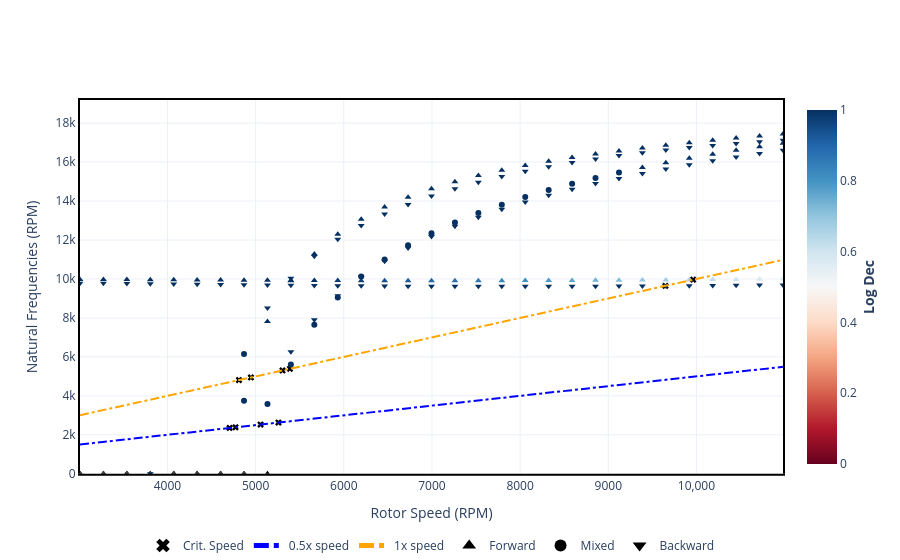

This figure's notebook cell:
### Markdown cell above
### 1.3.2 Plotting results

Now that the results are stored, use `.plot()` method to display the Campbell Diagram plot.

For the Campbell Diagram, you can plot more than one harmonic. As default, the plot display only the 1x speed option. 
Input a list with more harmonics to display it at the graph.

### Code cell
campbell.plot(harmonics=[0.5, 1])

### Figure 1 — Plotly figure (JSON) as saved in the notebook; plotly's stock layout.template omitted (floating-point values rounded to 4 significant figures)
{"data": [{"hovertemplate": "Frequency (RPM): %{y:.2f}<br>Critical Speed (RPM): %{x:.2f}", "legendgroup": "Crit. Speed", "marker": {"color": "black", "symbol": "x"}, "mode": "markers", "name": "Crit. Speed", "showlegend": true, "type": "scatter", "x": [5259.0, 5389.0, 9648.0, 5056.0, 5305.0, 9962.0, 4772.0, 4947.0, 4704.0, 4811.0], "y": [2629.0, 5389.0, 9648.0, 2528.0, 5305.0, 9962.0, 2386.0, 4947.0, 2352.0, 4811.0]}, {"hoverinfo": "none", "legendgroup": "Forward", "marker": {"color": [null, null, null, null, null, null, null, null, null], "coloraxis": "coloraxis", "symbol": "triangle-up"}, "mode": "markers", "name": "Forward", "showlegend": false, "type": "scatter", "x": [3008.0, 3274.0, 3540.0, 3805.0, 4071.0, 4337.0, 4603.0, 4869.0, 5134.0], "y": [0, 0, 0, 0, 0, 0, 0, 0, 0]}, {"hoverinfo": "none", "legendgroup": "Forward", "marker": {"color": [null, null, null, null, null, null, null, null, 0.9621, 0.9418, 0.9208, 0.8993, 0.8773, 0.8549, 0.8323, 0.8095, 0.7866, 0.7636, 0.7406, 0.7176, 0.6946, 0.6717, 0.6489, 0.6261, 0.6034, 0.5809, 0.5584], "coloraxis": "coloraxis", "symbol": "triangle-up"}, "mode": "markers", "name": "Forward", "showlegend": false, "type": "scatter", "x": [3008.0, 3274.0, 3540.0, 3805.0, 4071.0, 4337.0, 4603.0, 4869.0, 6197.0, 6463.0, 6729.0, 6995.0, 7261.0, 7526.0, 7792.0, 8058.0, 8324.0, 8590.0, 8855.0, 9121.0, 9387.0, 9653.0, 9919.0, 10180.0, 10450.0, 10720.0, 10980.0], "y": [0, 0, 0, 0, 0, 0, 0, 0, 9913.0, 9910.0, 9909.0, 9908.0, 9909.0, 9911.0, 9913.0, 9917.0, 9921.0, 9926.0, 9932.0, 9938.0, 9945.0, 9953.0, 9961.0, 9970.0, 9979.0, 9988.0, 9998.0]}, {"hoverinfo": "none", "legendgroup": "Forward", "marker": {"color": [null, null, null, null, null, null, null, 14.55], "coloraxis": "coloraxis", "symbol": "triangle-up"}, "mode": "markers", "name": "Forward", "showlegend": false, "type": "scatter", "x": [3008.0, 3274.0, 3540.0, 3805.0, 4071.0, 4337.0, 4603.0, 5134.0], "y": [0, 0, 0, 0, 0, 0, 0, 7819.0]}, {"hoverinfo": "none", "legendgroup": "Forward", "marker": {"color": [null, null, null, null, null, null, 10.64, 1.0, 0.9817, 4.383, 4.227, 4.084, 3.953, 3.831, 3.718, 3.612], "coloraxis": "coloraxis", "symbol": "triangle-up"}, "mode": "markers", "name": "Forward", "showlegend": false, "type": "scatter", "x": [3008.0, 3274.0, 3540.0, 4071.0, 4337.0, 4603.0, 5400.0, 5666.0, 5932.0, 9387.0, 9653.0, 9919.0, 10180.0, 10450.0, 10720.0, 10980.0], "y": [0, 0, 0, 0, 0, 0, 9903.0, 9921.0, 9916.0, 15720.0, 15960.0, 16190.0, 16400.0, 16600.0, 16790.0, 16970.0]}, {"hoverinfo": "none", "legendgroup": "Forward", "marker": {"color": [1.018], "coloraxis": "coloraxis", "symbol": "triangle-up"}, "mode": "markers", "name": "Forward", "showlegend": false, "type": "scatter", "x": [5400.0], "y": [9926.0]}, {"hoverinfo": "none", "legendgroup": "Forward", "marker": {"color": [1.122, 1.115, 1.107, 1.098, 1.088, 1.076, 1.064, 1.05, 1.034, 8.701, 7.479, 6.616, 5.964, 5.45, 5.03, 4.681, 4.384, 4.128, 3.905, 3.708, 3.533, 3.376, 3.233, 3.103, 2.984, 2.874, 2.773, 2.679, 2.591, 2.509], "coloraxis": "coloraxis", "symbol": "triangle-up"}, "mode": "markers", "name": "Forward", "showlegend": false, "type": "scatter", "x": [3008.0, 3274.0, 3540.0, 3805.0, 4071.0, 4337.0, 4603.0, 4869.0, 5134.0, 5666.0, 5932.0, 6197.0, 6463.0, 6729.0, 6995.0, 7261.0, 7526.0, 7792.0, 8058.0, 8324.0, 8590.0, 8855.0, 9121.0, 9387.0, 9653.0, 9919.0, 10180.0, 10450.0, 10720.0, 10980.0], "y": [9979.0, 9975.0, 9971.0, 9965.0, 9959.0, 9952.0, 9946.0, 9939.0, 9932.0, 11290.0, 12290.0, 13070.0, 13690.0, 14200.0, 14630.0, 14990.0, 15310.0, 15580.0, 15820.0, 16040.0, 16230.0, 16410.0, 16570.0, 16720.0, 16860.0, 17000.0, 17120.0, 17230.0, 17340.0, 17440.0]}, {"hoverinfo": "none", "legendgroup": "Mixed", "marker": {"color": [19.1, 13.43, 10.91], "coloraxis": "coloraxis", "symbol": "circle"}, "mode": "markers", "name": "Mixed", "showlegend": false, "type": "scatter", "x": [5400.0, 5666.0, 5932.0], "y": [5614.0, 7646.0, 9048.0]}, {"hoverinfo": "none", "legendgroup": "Mixed", "marker": {"color": [29.37], "coloraxis": "coloraxis", "symbol": "circle"}, "mode": "markers", "name": "Mixed", "showlegend": false, "type": "scatter", "x": [5134.0], "y": [3583.0]}, {"hoverinfo": "none", "legendgroup": "Mixed", "marker": {"color": [32.83], "coloraxis": "coloraxis", "symbol": "circle"}, "mode": "markers", "name": "Mixed", "showlegend": false, "type": "scatter", "x": [4869.0], "y": [3753.0]}, {"hoverinfo": "none", "legendgroup": "Mixed", "marker": {"color": [18.13, 9.399, 8.361, 7.591, 6.988, 6.499, 6.092, 5.746, 5.446, 5.183, 4.95, 4.741, 4.553], "coloraxis": "coloraxis", "symbol": "circle"}, "mode": "markers", "name": "Mixed", "showlegend": false, "type": "scatter", "x": [4869.0, 6197.0, 6463.0, 6729.0, 6995.0, 7261.0, 7526.0, 7792.0, 8058.0, 8324.0, 8590.0, 8855.0, 9121.0], "y": [6148.0, 10120.0, 11000.0, 11730.0, 12350.0, 12900.0, 13380.0, 13820.0, 14210.0, 14560.0, 14890.0, 15190.0, 15460.0]}, {"hoverinfo": "none", "legendgroup": "Backward", "marker": {"color": [1.635, 1.651, 1.666, 1.68, 1.694, 1.707, 1.72, 1.732, 1.744, 1.756, 1.768, 1.779, 1.79, 1.802, 1.813, 1.824, 1.835, 1.846, 1.857], "coloraxis": "coloraxis", "symbol": "triangle-down"}, "mode": "markers", "name": "Backward", "showlegend": false, "type": "scatter", "x": [6197.0, 6463.0, 6729.0, 6995.0, 7261.0, 7526.0, 7792.0, 8058.0, 8324.0, 8590.0, 8855.0, 9121.0, 9387.0, 9653.0, 9919.0, 10180.0, 10450.0, 10720.0, 10980.0], "y": [9647.0, 9639.0, 9633.0, 9628.0, 9624.0, 9621.0, 9620.0, 9621.0, 9622.0, 9625.0, 9629.0, 9634.0, 9641.0, 9648.0, 9656.0, 9665.0, 9675.0, 9685.0, 9697.0]}, {"hoverinfo": "none", "legendgroup": "Backward", "marker": {"color": [16.15, 12.34, 10.34], "coloraxis": "coloraxis", "symbol": "triangle-down"}, "mode": "markers", "name": "Backward", "showlegend": false, "type": "scatter", "x": [5400.0, 5666.0, 5932.0], "y": [6266.0, 7912.0, 9133.0]}, {"hoverinfo": "none", "legendgroup": "Backward", "marker": {"color": [1.583, 1.601, 1.619, 9.053, 8.141, 7.448, 6.898, 6.447, 6.068, 5.744, 5.461, 5.212, 4.99, 4.79, 4.609, 4.445, 4.294, 4.155, 4.027, 3.908, 3.797, 3.694], "coloraxis": "coloraxis", "symbol": "triangle-down"}, "mode": "markers", "name": "Backward", "showlegend": false, "type": "scatter", "x": [5400.0, 5666.0, 5932.0, 6197.0, 6463.0, 6729.0, 6995.0, 7261.0, 7526.0, 7792.0, 8058.0, 8324.0, 8590.0, 8855.0, 9121.0, 9387.0, 9653.0, 9919.0, 10180.0, 10450.0, 10720.0, 10980.0], "y": [9677.0, 9666.0, 9656.0, 10110.0, 10910.0, 11590.0, 12180.0, 12700.0, 13170.0, 13580.0, 13960.0, 14300.0, 14610.0, 14900.0, 15160.0, 15410.0, 15640.0, 15860.0, 16060.0, 16260.0, 16440.0, 16610.0]}, {"hoverinfo": "none", "legendgroup": "Backward", "marker": {"color": [25200.0, 12.25], "coloraxis": "coloraxis", "symbol": "triangle-down"}, "mode": "markers", "name": "Backward", "showlegend": false, "type": "scatter", "x": [3805.0, 5134.0], "y": [1.882, 8506.0]}, {"hoverinfo": "none", "legendgroup": "Backward", "marker": {"color": [1.394, 1.416, 1.438, 1.46, 1.482, 1.504, 1.525, 1.545, 1.565, 8.23, 7.202, 6.437, 5.837, 5.35, 4.944, 4.598, 4.298, 4.036, 3.802, 3.592, 3.403, 3.231, 3.074, 2.929, 2.795, 2.672, 2.556, 2.449, 2.348, 2.253], "coloraxis": "coloraxis", "symbol": "triangle-down"}, "mode": "markers", "name": "Backward", "showlegend": false, "type": "scatter", "x": [3008.0, 3274.0, 3540.0, 3805.0, 4071.0, 4337.0, 4603.0, 4869.0, 5134.0, 5666.0, 5932.0, 6197.0, 6463.0, 6729.0, 6995.0, 7261.0, 7526.0, 7792.0, 8058.0, 8324.0, 8590.0, 8855.0, 9121.0, 9387.0, 9653.0, 9919.0, 10180.0, 10450.0, 10720.0, 10980.0], "y": [9786.0, 9774.0, 9762.0, 9750.0, 9738.0, 9725.0, 9713.0, 9701.0, 9688.0, 11170.0, 12040.0, 12740.0, 13330.0, 13830.0, 14260.0, 14630.0, 14970.0, 15260.0, 15530.0, 15760.0, 15970.0, 16160.0, 16330.0, 16490.0, 16620.0, 16750.0, 16860.0, 16960.0, 17050.0, 17120.0]}, {"hoverinfo": "none", "legendgroup": "Backward", "marker": {"color": [9.729], "coloraxis": "coloraxis", "symbol": "triangle-down"}, "mode": "markers", "name": "Backward", "showlegend": false, "type": "scatter", "x": [5400.0], "y": [10040.0]}, {"hoverinfo": "none", "line": {"color": "blue", "dash": "dashdot"}, "mode": "lines", "name": "0.5x speed", "type": "scatter", "x": [3008.0, 3274.0, 3540.0, 3805.0, 4071.0, 4337.0, 4603.0, 4869.0, 5134.0, 5400.0, 5666.0, 5932.0, 6197.0, 6463.0, 6729.0, 6995.0, 7261.0, 7526.0, 7792.0, 8058.0, 8324.0, 8590.0, 8855.0, 9121.0, 9387.0, 9653.0, 9919.0, 10180.0, 10450.0, 10720.0, 10980.0], "y": [1504.0, 1637.0, 1770.0, 1903.0, 2036.0, 2168.0, 2301.0, 2434.0, 2567.0, 2700.0, 2833.0, 2966.0, 3099.0, 3232.0, 3365.0, 3497.0, 3630.0, 3763.0, 3896.0, 4029.0, 4162.0, 4295.0, 4428.0, 4561.0, 4693.0, 4826.0, 4959.0, 5092.0, 5225.0, 5358.0, 5491.0]}, {"hoverinfo": "none", "line": {"color": "orange", "dash": "dashdot"}, "mode": "lines", "name": "1x speed", "type": "scatter", "x": [3008.0, 3274.0, 3540.0, 3805.0, 4071.0, 4337.0, 4603.0, 4869.0, 5134.0, 5400.0, 5666.0, 5932.0, 6197.0, 6463.0, 6729.0, 6995.0, 7261.0, 7526.0, 7792.0, 8058.0, 8324.0, 8590.0, 8855.0, 9121.0, 9387.0, 9653.0, 9919.0, 10180.0, 10450.0, 10720.0, 10980.0], "y": [3008.0, 3274.0, 3540.0, 3805.0, 4071.0, 4337.0, 4603.0, 4869.0, 5134.0, 5400.0, 5666.0, 5932.0, 6197.0, 6463.0, 6729.0, 6995.0, 7261.0, 7526.0, 7792.0, 8058.0, 8324.0, 8590.0, 8855.0, 9121.0, 9387.0, 9653.0, 9919.0, 10180.0, 10450.0, 10720.0, 10980.0]}, {"hoverinfo": "none", "legendgroup": "Forward", "marker": {"color": "black", "symbol": "triangle-up"}, "mode": "markers", "name": "Forward", "type": "scatter", "x": [0], "y": [0]}, {"hoverinfo": "none", "legendgroup": "Mixed", "marker": {"color": "black", "symbol": "circle"}, "mode": "markers", "name": "Mixed", "type": "scatter", "x": [0], "y": [0]}, {"hoverinfo": "none", "legendgroup": "Backward", "marker": {"color": "black", "symbol": "triangle-down"}, "mode": "markers", "name": "Backward", "type": "scatter", "x": [0], "y": [0]}], "layout": {"coloraxis": {"cmax": 1, "cmin": 0, "colorbar": {"title": {"side": "right", "text": "<b>Log Dec</b>"}}, "colorscale": [[0, "rgb(103,0,31)"], [0.1, "rgb(178,24,43)"], [0.2, "rgb(214,96,77)"], [0.3, "rgb(244,165,130)"], [0.4, "rgb(253,219,199)"], [0.5, "rgb(247,247,247)"], [0.6, "rgb(209,229,240)"], [0.7, "rgb(146,197,222)"], [0.8, "rgb(67,147,195)"], [0.9, "rgb(33,102,172)"], [1, "rgb(5,48,97)"]]}, "legend": {"itemsizing": "constant", "orientation": "h", "x": 0.5, "xanchor": "center", "y": -0.3, "yanchor": "bottom", "yref": "container"}, "xaxis": {"exponentformat": "none", "range": [3008.0, 10980.0], "title": {"text": "Rotor Speed (RPM)"}}, "yaxis": {"range": [0, 19190.0], "title": {"text": "Natural Frequencies (RPM)"}}}}
